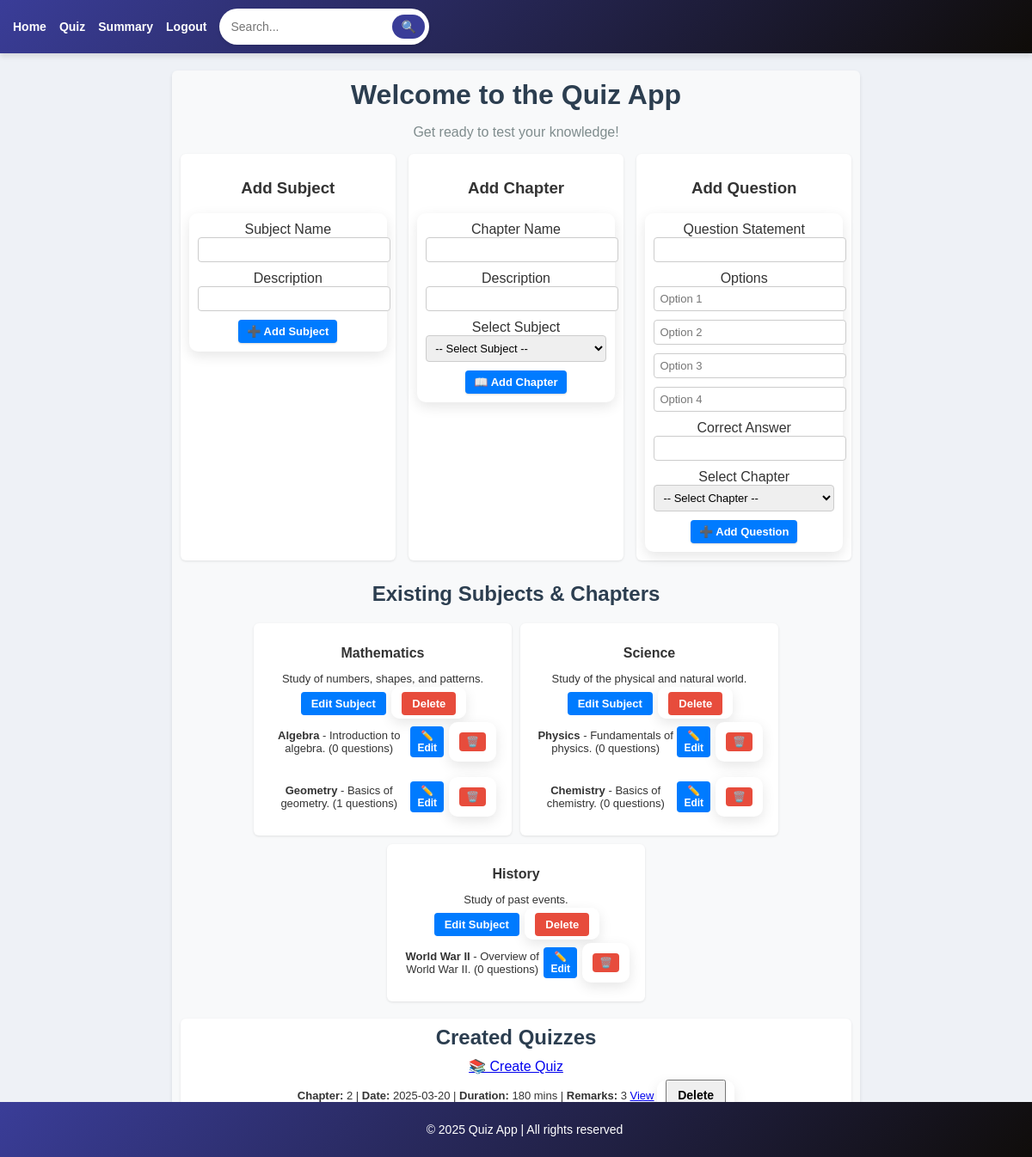
The app's page /admin_dashboard (signed in), older data.
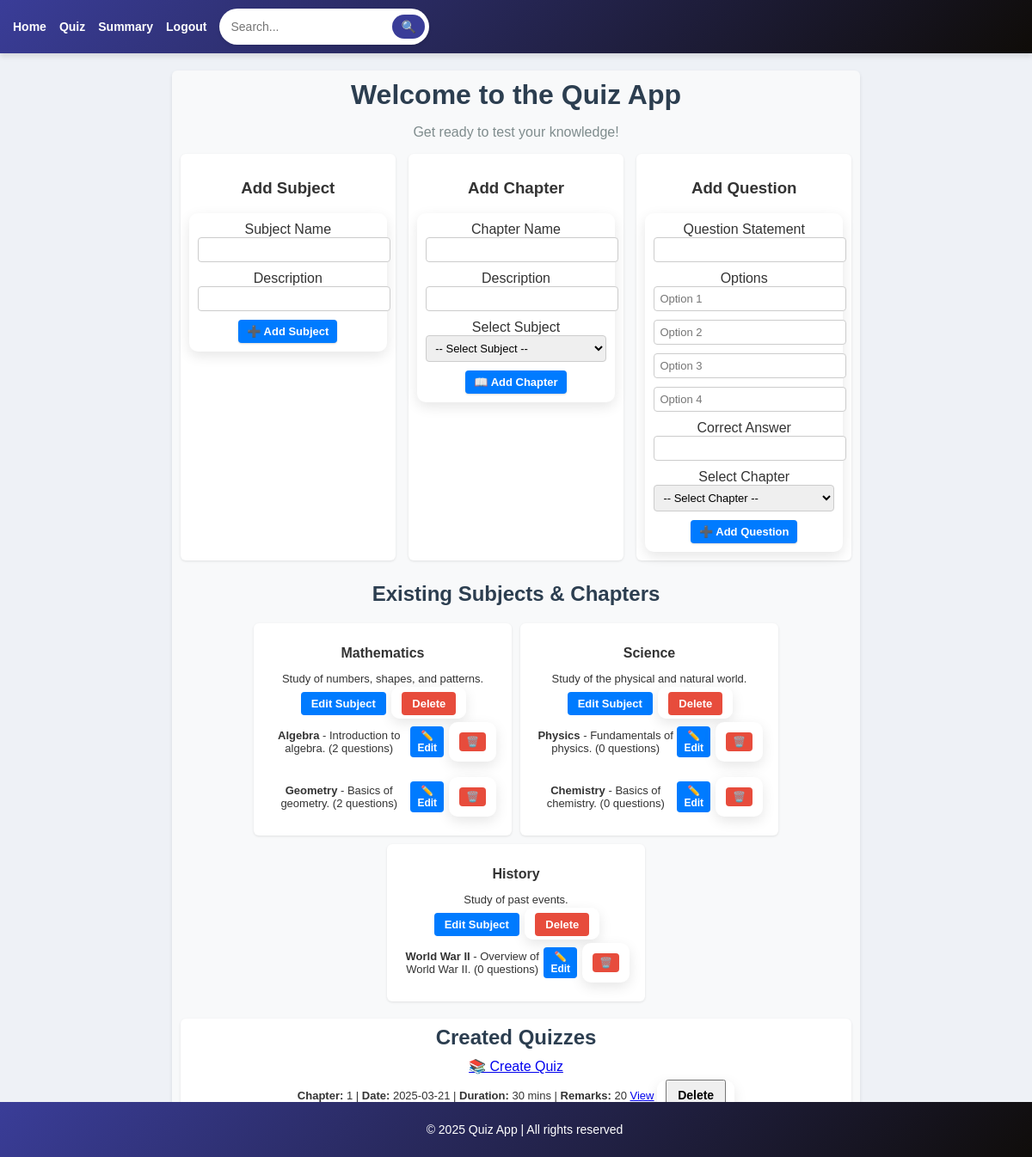
The same page, newer data.
### models.py (models this page shows, shortened)
class Chapter(db.Model):
    __tablename__ = 'chapters'
    id = db.Column(db.Integer, primary_key=True)
    chapter_name = db.Column(db.String(80), unique=True, nullable=False)
    description = db.Column(db.String(255), nullable=True)
    subject_id = db.Column(db.Integer, db.ForeignKey('subjects.id'), nullable=False)
    quizzes = db.relationship('Quiz', back_populates='chapter', cascade="all, delete-orphan", lazy=True)
    questions = db.relationship('Question', back_populates='chapter', cascade="all, delete-orphan", lazy=True)

class Quiz(db.Model):
    __tablename__ = 'quiz'
    id = db.Column(db.Integer, primary_key=True)
    chapter_id = db.Column(db.Integer, db.ForeignKey('chapters.id'), nullable=False)
    name = db.Column(db.String(225), unique=True, nullable=False)
    date_of_quiz = db.Column(db.Date, nullable=True)
    time_duration = db.Column(db.Integer, nullable=True)
    remarks = db.Column(db.String(255), nullable=True)
    chapter = db.relationship('Chapter', back_populates='quizzes')
    scores = db.relationship('Score', backref='quiz', lazy=True)

### app.py (the view, shortened to what this page needs)
@app.route('/admin_dashboard', methods=['GET', 'POST'])
@admin_required
def admin_dashboard():
    subjects = Subject.query.all()
    chapters = Chapter.query.all()
    quizzes = Quiz.query.all()
    return render_template("admin_dashboard.html", subjects=subjects, chapters=chapters, quizzes=quizzes)

### app.py (called while the page is built)
def admin_required(f):
    @wraps(f)
    def decorated_function(*args, **kwargs):
        if "user_id" not in session or session.get('user_role') != 'admin':
            flash("Unauthorized access!", "danger")
            return redirect(url_for("login"))
        return f(*args, **kwargs)
    return decorated_function

### templates/admin_dashboard.html (shortened to what the changed rows need)
{% extends 'base.html' %}
{% block content %}
<div class="dashboard-container">
  <h1 class="text-center fw-bold">Welcome to the Quiz App</h1>
  <div class="subject-container">
    <h2 class="text-center">Existing Subjects & Chapters</h2>
    {% for subject in subjects %}
    <div class="subject-item">
      <h3 class="text-center">{{ subject.subject_name }}</h3>
      <p class="text-center text-muted">{{ subject.description }}</p>
      <div class="text-center">
        <a href="{{ url_for('edit_subject', subject_id=subject.id) }}" class="btn btn-warning"> Edit Subject</a>
        <form method="POST" action="{{ url_for('delete_subject', subject_id=subject.id) }}" style="display: inline;">
          <button type="submit" class="btn btn-danger" onclick="return confirm('Delete this subject?');">Delete</button>
        </form>
      </div>
      <div>
        {% for chapter in subject.chapters %}
          <div class="chapter-item">
            <span>
              <strong>{{ chapter.chapter_name }}</strong> - {{ chapter.description }} ({{ chapter.questions|length }} questions)
            </span>
            <div class="btn-actions">
              <a href="{{ url_for('edit_chapter', chapter_id=chapter.id) }}" class="btn btn-warning btn-sm">✏️ Edit</a>
              <form method="POST" action="{{ url_for('delete_chapter', chapter_id=chapter.id) }}" style="display: inline;">
                <button type="submit" class="btn btn-danger btn-sm" onclick="return confirm('Delete this chapter?');">🗑️</button>
              </form>
            </div>
          </div>
        {% endfor %}
      </div>
    </div>
    {% else %}
    <p class="text-center text-muted">No subjects available.</p>
    {% endfor %}
  </div>
  <div class="quiz-container">
    <h2 class="text-center">Created Quizzes</h2>
    {% if quizzes %}
    <ul>
      {% for quiz in quizzes %}
      <li>
        <strong>Chapter:</strong> {{ quiz.chapter_id }} |
        <strong>Date:</strong> {{ quiz.date_of_quiz }} |
        <strong>Duration:</strong> {{ quiz.time_duration }} mins |
        <strong>Remarks:</strong> {{ quiz.remarks }}
        <a href="{{ url_for('view_quiz', quiz_id=quiz.id) }}" class="btn btn-info">View</a>
        <form method="POST" action="{{ url_for('delete_quiz', quiz_id=quiz.id) }}" style="display: inline;">
          <button type="submit" class="btn btn-danger" onclick="return confirm('Delete this quiz?');">Delete</button>
        </form>
      </li>
      {% endfor %}
    </ul>
    {% else %}
    <p class="text-center text-muted">No quizzes available.</p>
    {% endif %}
  </div>
</div>
{% endblock %}

Row changes from the older to the newer data that the page shows:
computed for Chapter "Algebra": questions|length "0" → "2"
computed for Chapter "Geometry": questions|length "1" → "2"
changed Quiz: chapter_id "2" → "1"; date_of_quiz "2025-03-20" → "2025-03-21"; time_duration "180" → "30"; remarks "3" → "20"
